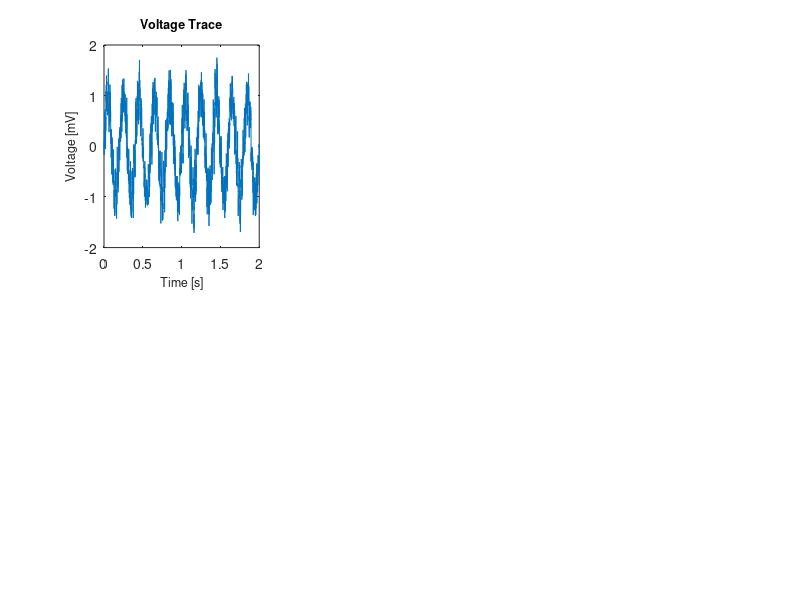

MATLAB code for this plot: (Note: this script raises an error after producing the figure.)
% Simulation Data
t = [0:.001:60]; % interval for longer simulations
ts=[0:.001:2]; % sample interval (time)
f1=5; %lower frequency
f2=40; % higher frequency
A1=1; % amplitude for f1
A2=1; % amplitude for f2
A3=1; % amplitude for f3

low=A1*sin(2*pi*f1*ts); % lower frequency oscillation over ts (2 seconds)
high=A2*sin(2*pi*f2*ts);  % higher frequency oscillation over ts (2 seconds)
dist=A3*sin(2*pi*42*ts); %disturbance at 42 Hz over ts (2 seconds)

%%a=1; % coupling strength 
b=0.2; % amplitude of compound higher frequency
a=ones(1,2001);
a(1,200:220)=5;
% a(1,400:410)=5;
a(1,600:620)=5;
%a(1,800:810)=5;
a(1,1000:1020)=5;
%a(1,1200:1210)=5;
a(1,1400:1420)=5;
%a(1,1600:1610)=5;
a(1,1800:1820)=5;

sim=low+b*(a.*low.*high+dist);  % simulated data
sim=sim+randn(size(sim))*0.2;

%--------------------------------------------------------------------
% Visual Inspection
figure(1), subplot(2,3,1)
plot(ts,sim)
hold on
title('Voltage Trace','linewidth',0.5,'fontsize',9)
xlabel('Time [s]','fontsize',9)
ylabel('Voltage [mV]','fontsize',9)
%events=[200 600 1000 1400 1800];

dt=ts(3)-ts(2);
srate=1/dt;
data=sim;
locutoff=5;
hicutoff=40;
[smoothdata] = eegfilt(data,srate,locutoff,hicutoff);
f=srate;
T = ts(end);
N = length(data);
x=smoothdata';
x = hann(N).*x;
%-----------------------------------------------------------
% Fourier Transform of simulation data
xf = fft(x)-mean(x);
Sxx = (2*dt^2/T)*(xf.*conj(xf));
Sxx = Sxx(1:N/2+1);
df = 1/max(T);
fNQ = f/2;
faxis = (0:df:fNQ);

subplot(2,3,2)
plot(faxis, Sxx)
plot(faxis, 10*log10(Sxx))
xlim([0 60]);
ylim([-120 0]);
title('Spectrum','fontsize',9)
xlabel('Frequency [Hz]','fontsize',9)
ylabel('Power [mV^2/Hz]','fontsize',9)

% Filtering data into low- and high-frequency band
Wn = 10/fNQ;
n = 100;
b = fir1(n,Wn,'low');
% Low-frequency signal
Vlo = filtfilt(b,1,sim);

Wn = [30,50]/fNQ;
n = 100;
b = fir1(n,Wn); 
% High-frequency signal
Vhi = filtfilt(b,1,sim);

subplot(2,3,3)
plot(ts, Vlo)
title('Filtering','fontsize',9)
hold on
plot(ts, Vhi)
legend('low','high')

% Extracting the Amplitude and Phase from filtered signal
phi = angle(hilbert(Vlo));
phi=phi+pi/2;
phi(phi<0)=phi(phi<0)+2*pi;
amp = hilbert(Vhi);
amp = amp.*conj(amp);

subplot(2,3,4)
plot(ts,phi)
title('Phase of LF','fontsize',9)
subplot(2,3,5)
plot(ts,amp)
title('Amplitude of HF','fontsize',9)

%-----------------------------------------------------
% Determine if the phase and amplitude are related
% Phase-amplitude plot
num_p_bins = 18;
p_bins = 360/num_p_bins;
p_bins_deg = 0:p_bins:360;
p_bins_rad = deg2rad(p_bins_deg);

a_mean = zeros(num_p_bins-1,1);
p_mean = zeros(num_p_bins-1,1);
for k=1:num_p_bins-1
    pL = p_bins_rad(k);
    pR = p_bins_rad(k+1);
    indices=find(phi>=pL & phi<pR);
    a_mean(k) = mean(amp(indices));
    p_mean(k) = mean([pL, pR]);
end

% Difference between max and min modulation (Is it mean vector length? 
% or modulation index (MI)?)
h = max(a_mean)-min(a_mean);

pa_mean = [p_mean, a_mean];
a_mean_temp = find(a_mean==max(a_mean));
max_a_mean = pa_mean(a_mean_temp,:);
a_mean_temp = find(a_mean==min(a_mean));
min_a_mean = pa_mean(a_mean_temp,:);

subplot(2,3,6)
plot(p_mean, a_mean,'k-','linewidth',2)
hold on
plot([max_a_mean(1),max_a_mean(1)],[max_a_mean(2),min_a_mean(2)],...
    'b-', 'linewidth', 2)
title('Phase-amplitude','fontsize',9)
xlabel('LF Phase [radians]','fontsize',9)
ylabel('HF Amplitude','fontsize',9)
xlim([0 7])

% Surrogate data
n_surrogates = 1000;
h_s = zeros(n_surrogates,1);

for n_s=1:n_surrogates;
    amp_s = amp(randperm(length(amp)));
    phi_s = phi(randperm(length(phi)));
   
    a_mean = zeros(num_p_bins-1,1);
    p_mean = zeros(num_p_bins-1,1);
    for k=1:num_p_bins-1
        pL = p_bins_rad(k);
        pR = p_bins_rad(k+1);
        indices = find(phi_s>=pL & phi_s<pR);
        a_mean(k) = mean(amp_s(indices));
        p_mean(k) = mean([pL, pR]);
    end
    h_s(n_s) = max(a_mean)-min(a_mean);
end

figure(2),hist(h_s)
hold on
plot([h,h],[0 300],'r-','linewidth',2)
title('h distribution','fontsize',9)

legend('simulation','surrogate')
xlabel('h','fontsize',9)
ylabel('Counts','fontsize',9)

% Compute the p-value
% A p-value is very small (closed to 0); there are no surrogate values
% of h that exceed the observed value of h. 
% So, we can conclude that the observed value of h is significant.
% We can reject the null hypothesis of no CFC between 
% the phase of the 5 Hz low-frequency band and the amplitude of 
% the 40 Hz high-frequency band.
p = length(find(h_s>h))/length(h_s);
p_value=fprintf('p-value is %d!',p);
msgbox('p_value is smaller than 0.05; there are no surrogate values of h that exceed simulation value of h.')

% MI_Tort(2010b): surrogate data
LFsignal = Vlo(randperm(length(Vlo)));
HFsignal = Vhi(randperm(length(Vhi)));
numPhaseBins=18;
[MI, binAmp, lfPhase, hfAmp]=Tort2010MI(LFsignal, HFsignal, numPhaseBins);
MI_s=MI;
binAmp_s=binAmp;
lfPhase_s=lfPhase;
hfAmp_s=hfAmp;

% MI_Tort(2010b)
LFsignal=Vlo;
HFsignal=Vhi;
numPhaseBins=18;
[MI, binAmp, lfPhase, hfAmp]=Tort2010MI(LFsignal, HFsignal, numPhaseBins);
y=[MI; MI_s];
fHand = figure(3);
aHand = axes('parent',fHand);
hold(aHand,'on')

colors = hsv(numel(y));
for i = 1:numel(y)
    bar(i, y(i),0.5, 'parent', aHand, 'facecolor', colors(i,:));
end
set(gca, 'XTick', 1:numel(y), 'XTickLabel', {'MI observed', 'MI simulated'})
title('Comparison of MI')
ylabel('Modulation Index')

% GLM-CFC
% Eight control points
% We have analyzed the low- and high-frequency signals.
% r and its 95% CI
% The approximately ~% maximal deviation between the two models is
% represented by the height of the blue vertical line. 
% We can conclude that CFC occurs between the chosen low- and
% high-freuquency bands.
% These results are consistent with the conclusions from the
% phase-amplitude plot and MI as well.

nCtlPts = 8;
[r, r_CI] = GLM_CFC(Vlo, Vhi, nCtlPts);
title('GLM','fontsize',9)

